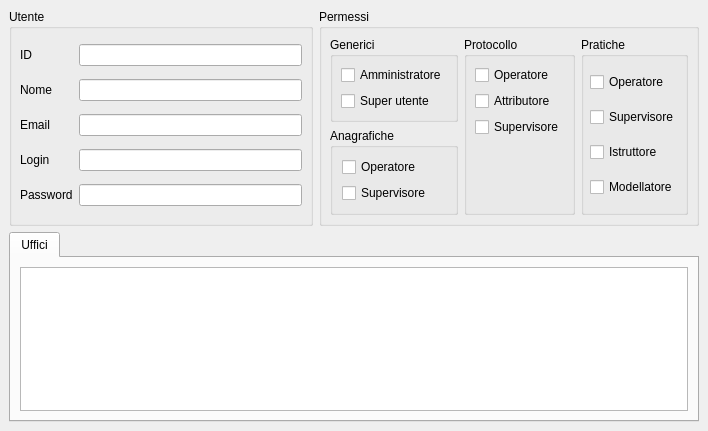
<?xml version="1.0" encoding="UTF-8"?>
<ui version="4.0">
 <class>MainWindow</class>
 <widget class="QMainWindow" name="MainWindow">
  <property name="geometry">
   <rect>
    <x>0</x>
    <y>0</y>
    <width>708</width>
    <height>431</height>
   </rect>
  </property>
  <property name="windowTitle">
   <string>Utenti</string>
  </property>
  <property name="searchcolumns" stdset="0">
   <string>id,login,nome</string>
  </property>
  <widget class="QWidget" name="centralwidget">
   <layout class="QGridLayout" name="gridLayout_3">
    <item row="0" column="0">
     <widget class="QGroupBox" name="groupBox">
      <property name="title">
       <string>Utente</string>
      </property>
      <layout class="QGridLayout" name="gridLayout">
       <property name="margin">
        <number>8</number>
       </property>
       <item row="0" column="0">
        <widget class="QLabel" name="label_4">
         <property name="text">
          <string>ID</string>
         </property>
        </widget>
       </item>
       <item row="0" column="1">
        <widget class="QLineEdit" name="lineEdit_4"/>
       </item>
       <item row="1" column="0">
        <widget class="QLabel" name="label_3">
         <property name="text">
          <string>Nome</string>
         </property>
        </widget>
       </item>
       <item row="1" column="1">
        <widget class="QLineEdit" name="lineEdit_3">
         <property name="column" stdset="0">
          <string>nome</string>
         </property>
         <property name="search" stdset="0">
          <bool>true</bool>
         </property>
        </widget>
       </item>
       <item row="2" column="0">
        <widget class="QLabel" name="label_5">
         <property name="text">
          <string>Email</string>
         </property>
        </widget>
       </item>
       <item row="2" column="1">
        <widget class="QLineEdit" name="lineEdit_5">
         <property name="column" stdset="0">
          <string>email</string>
         </property>
         <property name="validator" stdset="0">
          <string>^[_a-z0-9-]+(\.[_a-z0-9-]+)*@[a-z0-9-]+(\.[a-z0-9-]+)*(\.[a-z]{2,4})$</string>
         </property>
        </widget>
       </item>
       <item row="3" column="0">
        <widget class="QLabel" name="label">
         <property name="text">
          <string>Login</string>
         </property>
        </widget>
       </item>
       <item row="3" column="1">
        <widget class="QLineEdit" name="lineEdit">
         <property name="column" stdset="0">
          <string>login</string>
         </property>
         <property name="search" stdset="0">
          <bool>true</bool>
         </property>
        </widget>
       </item>
       <item row="4" column="0">
        <widget class="QLabel" name="label_2">
         <property name="text">
          <string>Password</string>
         </property>
        </widget>
       </item>
       <item row="4" column="1">
        <widget class="QLineEdit" name="lineEdit_2">
         <property name="column" stdset="0">
          <string>password</string>
         </property>
        </widget>
       </item>
      </layout>
     </widget>
    </item>
    <item row="0" column="1">
     <widget class="QGroupBox" name="groupBox_2">
      <property name="title">
       <string>Permessi</string>
      </property>
      <layout class="QGridLayout" name="gridLayout_2">
       <property name="margin">
        <number>8</number>
       </property>
       <item row="0" column="0">
        <widget class="QGroupBox" name="groupBox_5">
         <property name="title">
          <string>Generici</string>
         </property>
         <layout class="QVBoxLayout" name="verticalLayout_4">
          <property name="margin">
           <number>8</number>
          </property>
          <item>
           <widget class="QCheckBox" name="checkBox">
            <property name="text">
             <string>Amministratore</string>
            </property>
            <property name="column" stdset="0">
             <string>amministratore</string>
            </property>
           </widget>
          </item>
          <item>
           <widget class="QCheckBox" name="checkBox_2">
            <property name="text">
             <string>Super utente</string>
            </property>
            <property name="column" stdset="0">
             <string>superutente</string>
            </property>
           </widget>
          </item>
         </layout>
        </widget>
       </item>
       <item row="0" column="1" rowspan="2">
        <widget class="QGroupBox" name="groupBox_3">
         <property name="title">
          <string>Protocollo</string>
         </property>
         <layout class="QVBoxLayout" name="verticalLayout_3">
          <property name="margin">
           <number>8</number>
          </property>
          <item>
           <widget class="QCheckBox" name="checkBox_3">
            <property name="text">
             <string>Operatore</string>
            </property>
            <property name="column" stdset="0">
             <string>operatoreprotocollo</string>
            </property>
           </widget>
          </item>
          <item>
           <widget class="QCheckBox" name="checkBox_10">
            <property name="text">
             <string>Attributore</string>
            </property>
            <property name="column" stdset="0">
             <string>attributoreprotocollo</string>
            </property>
           </widget>
          </item>
          <item>
           <widget class="QCheckBox" name="checkBox_4">
            <property name="text">
             <string>Supervisore</string>
            </property>
            <property name="column" stdset="0">
             <string>supervisoreprotocollo</string>
            </property>
           </widget>
          </item>
          <item>
           <spacer name="verticalSpacer">
            <property name="orientation">
             <enum>Qt::Vertical</enum>
            </property>
            <property name="sizeHint" stdset="0">
             <size>
              <width>20</width>
              <height>50</height>
             </size>
            </property>
           </spacer>
          </item>
         </layout>
        </widget>
       </item>
       <item row="0" column="2" rowspan="2">
        <widget class="QGroupBox" name="groupBox_4">
         <property name="title">
          <string>Pratiche</string>
         </property>
         <layout class="QVBoxLayout" name="verticalLayout_2">
          <property name="margin">
           <number>6</number>
          </property>
          <item>
           <widget class="QCheckBox" name="checkBox_6">
            <property name="text">
             <string>Operatore</string>
            </property>
            <property name="column" stdset="0">
             <string>operatorepratiche</string>
            </property>
           </widget>
          </item>
          <item>
           <widget class="QCheckBox" name="checkBox_7">
            <property name="text">
             <string>Supervisore</string>
            </property>
            <property name="column" stdset="0">
             <string>supervisorepratiche</string>
            </property>
           </widget>
          </item>
          <item>
           <widget class="QCheckBox" name="checkBox_8">
            <property name="text">
             <string>Istruttore</string>
            </property>
            <property name="istruttorepratiche" stdset="0">
             <string/>
            </property>
           </widget>
          </item>
          <item>
           <widget class="QCheckBox" name="checkBox_9">
            <property name="text">
             <string>Modellatore</string>
            </property>
            <property name="column" stdset="0">
             <string>modellatorepratiche</string>
            </property>
           </widget>
          </item>
         </layout>
        </widget>
       </item>
       <item row="1" column="0">
        <widget class="QGroupBox" name="groupBox_6">
         <property name="title">
          <string>Anagrafiche</string>
         </property>
         <layout class="QGridLayout" name="gridLayout_4">
          <item row="0" column="0">
           <widget class="QCheckBox" name="checkBox_5">
            <property name="text">
             <string>Operatore</string>
            </property>
            <property name="column" stdset="0">
             <string>operatoreanagrafiche</string>
            </property>
           </widget>
          </item>
          <item row="1" column="0">
           <widget class="QCheckBox" name="checkBox_11">
            <property name="text">
             <string>Supervisore</string>
            </property>
            <property name="column" stdset="0">
             <string>supervisoreanagrafiche</string>
            </property>
           </widget>
          </item>
         </layout>
        </widget>
       </item>
      </layout>
     </widget>
    </item>
    <item row="1" column="0" colspan="2">
     <widget class="QTabWidget" name="tabWidget">
      <property name="currentIndex">
       <number>0</number>
      </property>
      <widget class="QWidget" name="tab">
       <attribute name="title">
        <string>Uffici</string>
       </attribute>
       <layout class="QVBoxLayout" name="verticalLayout">
        <item>
         <widget class="com.axiastudio.pypapi.ui.widgets.PyPaPiTableView" name="tableView">
          <property name="entity" stdset="0">
           <string>.ufficioUtenteCollection</string>
          </property>
          <property name="columns" stdset="0">
           <string>&gt;ufficio&lt;,ricerca,visualizza,privato</string>
          </property>
          <property name="reference" stdset="0">
           <string>ufficio</string>
          </property>
         </widget>
        </item>
       </layout>
      </widget>
     </widget>
    </item>
   </layout>
  </widget>
 </widget>
 <customwidgets>
  <customwidget>
   <class>com.axiastudio.pypapi.ui.widgets.PyPaPiTableView</class>
   <extends>QTableView</extends>
   <header>pypapitableview.h</header>
  </customwidget>
 </customwidgets>
 <resources/>
 <connections/>
</ui>
